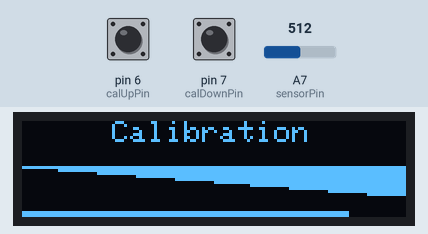
The sketch below on a simulated Arduino Nano, built with avr-gcc and run on an emulated ATmega328P. On the bench: 128×32 one-colour display. The inputs (shaded band) are chosen by the test bench; at power-on: pin 6 (calUpPin) LOW, pin 7 (calDownPin) LOW, A7 (sensorPin) = 512. EEPROM starts erased.

Above: at 1.2 s.
1.3 s: pin 6 (calUpPin) pulled HIGH for 1 s
At 3.1 s:
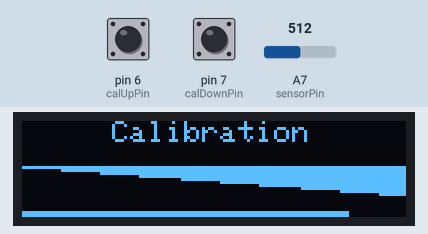
3.8 s: pin 7 (calDownPin) pulled HIGH for 3.2 s
At 7.6 s:
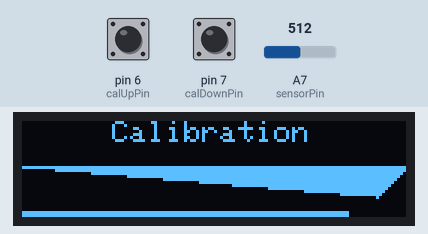
8.5 s: A7 (sensorPin) set to 610
At 9.9 s:
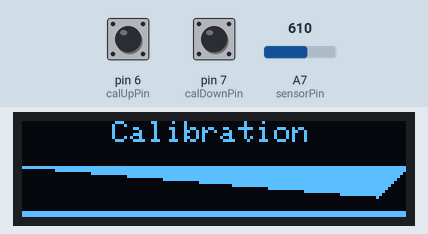
10.2 s: pin 6 (calUpPin) pulled HIGH for 0.25 s
At 11.1 s:
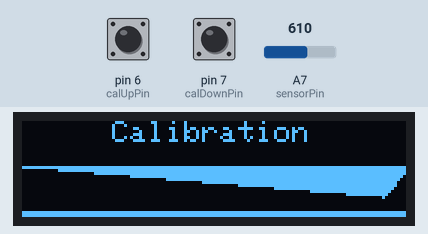
11.9 s: pin 7 (calDownPin) pulled HIGH for 1 s
At 13.3 s:
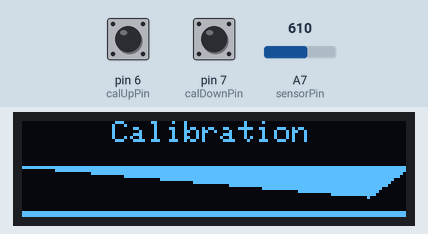
14.4 s: A7 (sensorPin) set to 590
Timing chart, 0 to 17.0 s (numbered marks = the images above; inputs shaded):
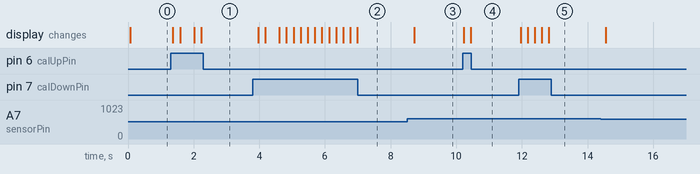

The sketch:

RangerModule.ino
```cpp
#include "ScreenDriver.h"
#include <EEPROM.h>

ScreenDriver screenDriver = ScreenDriver();
#define sensorPin A7
#define sensorMaxValue 600
#define screenHeight 32
#define screenWidth 128

#define calUpPin 6
#define calDownPin 7
#define calAddr 0

int preHeight = 0;
int calValue = 0;

void setup() {
	pinMode(calUpPin, INPUT);
	pinMode(calDownPin, INPUT);
	screenDriver.startDisplay();
	screenDriver.clearDisplay();
	calValue = GetCalibrationValue();
	if (calValue > screenWidth)
		calValue = screenWidth;
}

void loop() {
	if (digitalRead(calUpPin) == 1) {
		calValue++;
		UpdateCalibration(calValue);
	}

	if (digitalRead(calDownPin) == 1) {
		calValue--;
		UpdateCalibration(calValue);
	}

	float reading = analogRead(sensorPin);
	int newWidth = (reading / sensorMaxValue) * screenWidth;
	Triangle calTri = { 0,15,calValue,25,screenWidth,15 };
	screenDriver.printTria(calTri, false, true);
	screenDriver.printText("Calibration",30,0);
	Rectangle rect = {0,30,newWidth,5};
	screenDriver.printRect(rect, true);
	preHeight = newWidth;
	delay(200);
}

void UpdateCalibration(int value) {
	if (value < 0)
		value = 0;
	if (value > screenWidth)
		value = screenWidth;
	EEPROM.write(calAddr, value);
}

int GetCalibrationValue() {
	return EEPROM.read(calAddr);
}
```

ScreenDriver.cpp
```cpp
#include "ScreenDriver.h"

#ifndef _SCREENLIB
#define _SCREENLIB

#include <SPI.h>
#include <Wire.h>
#include <Adafruit_GFX.h>
#include <Adafruit_SSD1306.h>

#define SCREEN_WIDTH 128 // OLED display width, in pixels
#define SCREEN_HEIGHT 32 // OLED display height, in pixels

Adafruit_SSD1306 display(SCREEN_WIDTH, SCREEN_HEIGHT, &Wire, -1);

#endif


void ScreenDriver::startDisplay() {
    if (!display.begin(2, 0x3C)) { // Address 0x3C for 128x32
        Serial.println(F("SSD1306 allocation failed"));
        for (;;); // Don't proceed, loop forever
    }
    display.clearDisplay();
    display.display();
}

void ScreenDriver::printRect(Rectangle rect, bool doDisplay = false, bool clear = false) {
    if (clear)
        display.clearDisplay();
    display.fillRect(rect.x, rect.y, rect.width, rect.height, 1);
    if (doDisplay)
        display.display();
}

void ScreenDriver::printTria(Triangle tria, bool doDisplay = false, bool clear = false) {
    if (clear)
        display.clearDisplay();
    display.fillTriangle(tria.x1, tria.y1, tria.x2, tria.y2, tria.x3, tria.y3, 1);
    if (doDisplay)
        display.display();
}

void ScreenDriver::printText(const char* text, int x, int y, bool doDisplay = false, bool clear = false) {
    if (clear)
        display.clearDisplay();
    display.setTextColor(SSD1306_WHITE);
    display.setCursor(x, y);
    display.println(text);
    if (doDisplay)
        display.display();
}

void ScreenDriver::clearDisplay() {
    display.clearDisplay();
    display.display();
}
```

ScreenDriver.h
```cpp
// ScreenDriver.h

#ifndef _SCREENDRIVER_h
#define _SCREENDRIVER_h

struct Rectangle {
	int x;
	int y;
	int width;
	int height;
};
struct Triangle {
	int x1;
	int y1;
	int x2;
	int y2;
	int x3;
	int y3;
};

class ScreenDriver {
public:
	ScreenDriver() {};

	void ScreenDriver::printRect(Rectangle rect, bool doDisplay = false, bool clear = false);
	void ScreenDriver::printTria(Triangle tria, bool doDisplay = false, bool clear = false);
	void ScreenDriver::printText(const char* text, int x, int y, bool doDisplay = false, bool clear = false);
	void ScreenDriver::clearDisplay();
	void ScreenDriver::startDisplay();
};

#endif
```

Measured:
- after the input at 1.3 s, the display: first changes after 0.07 s (image 1 shows a later state)
- after the input at 3.8 s, the display: first changes after 0.16 s (image 2 shows a later state)
- after the input at 8.5 s, the display: changes after 0.22 s (image 3)
- after the input at 10.2 s, the display: first changes at once (image 4 shows a later state)
- after the input at 11.9 s, the display: first changes after 0.06 s (image 5 shows a later state)
